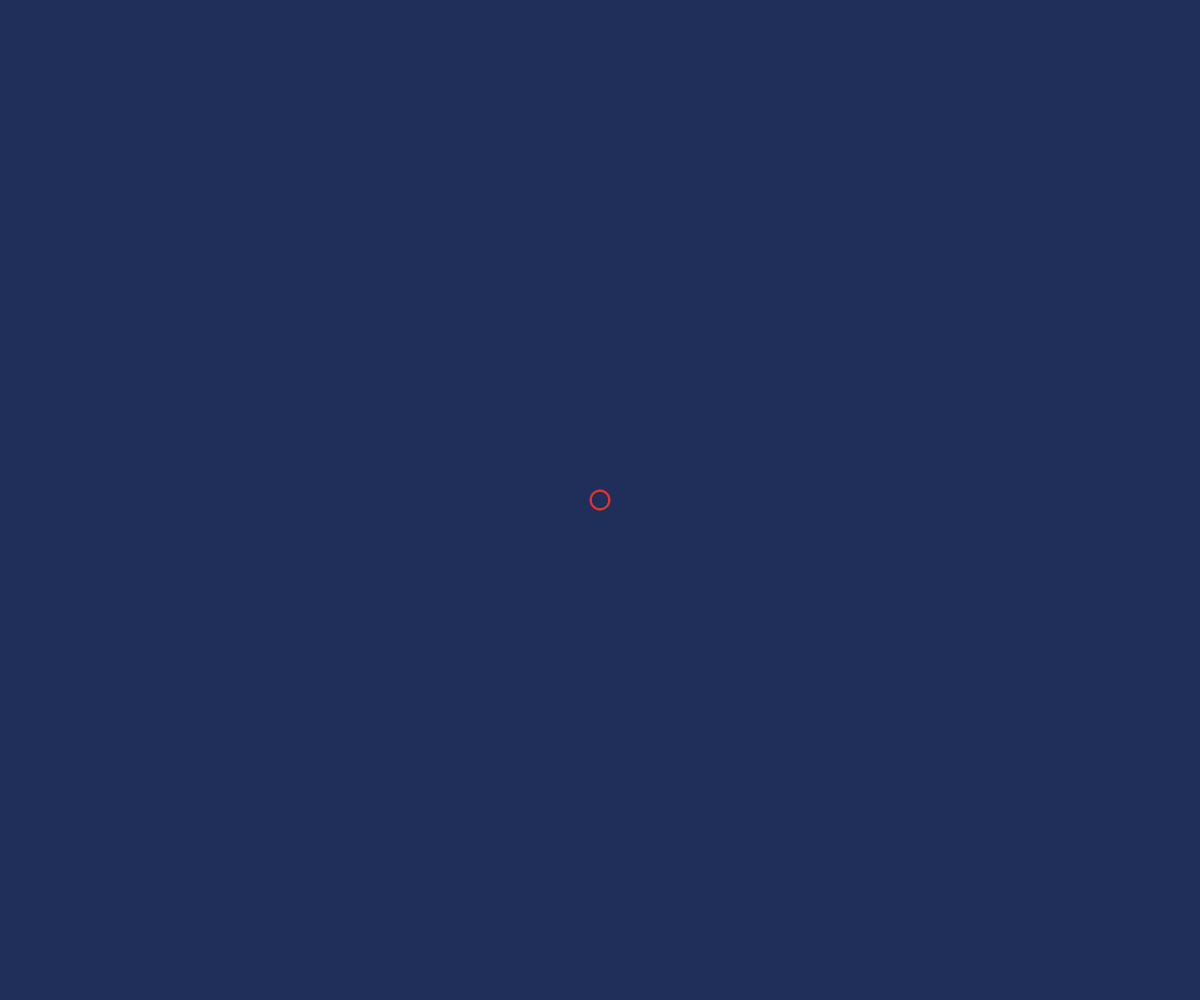
Frame 1 (no input)
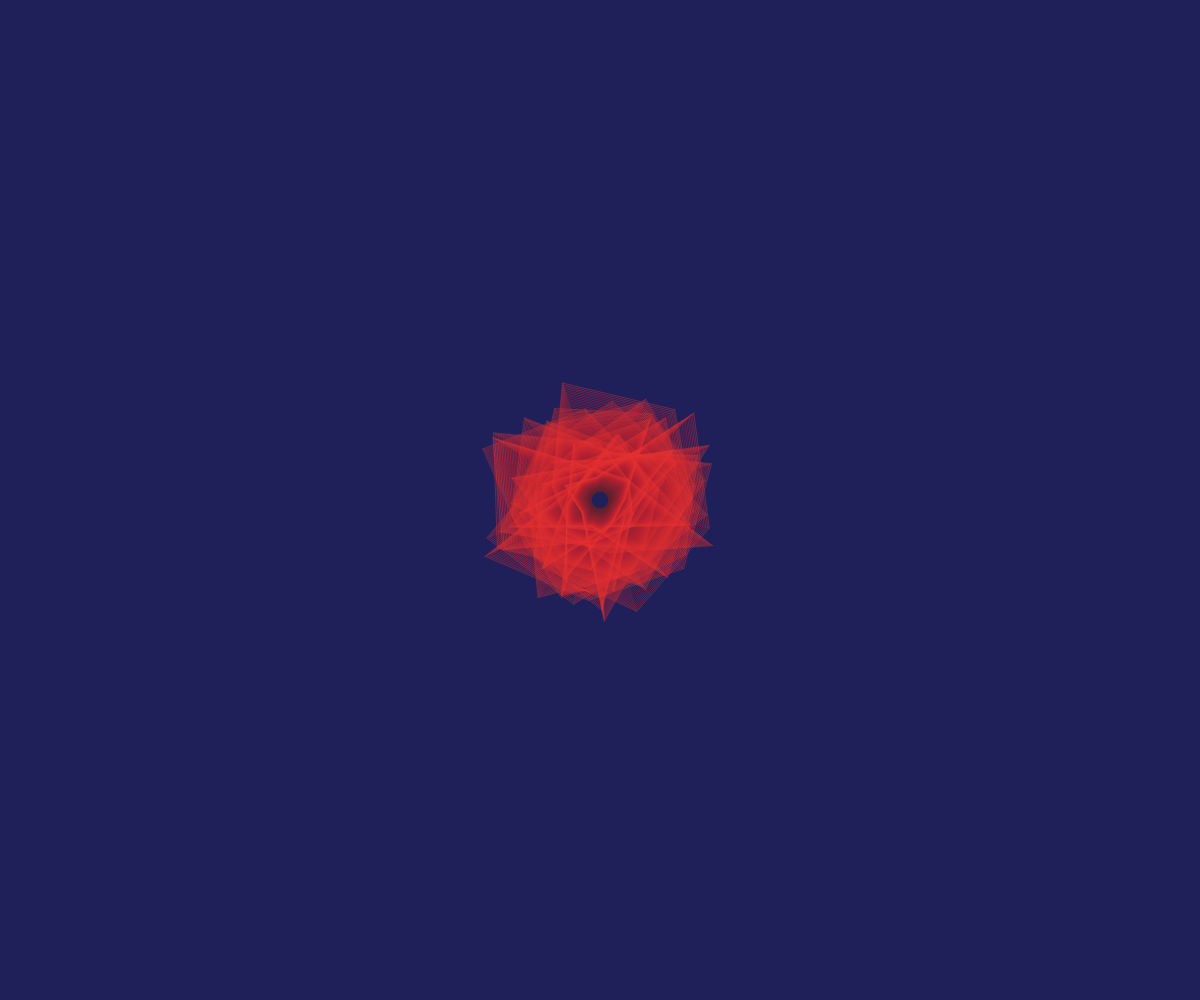
Frame 60 (no input)
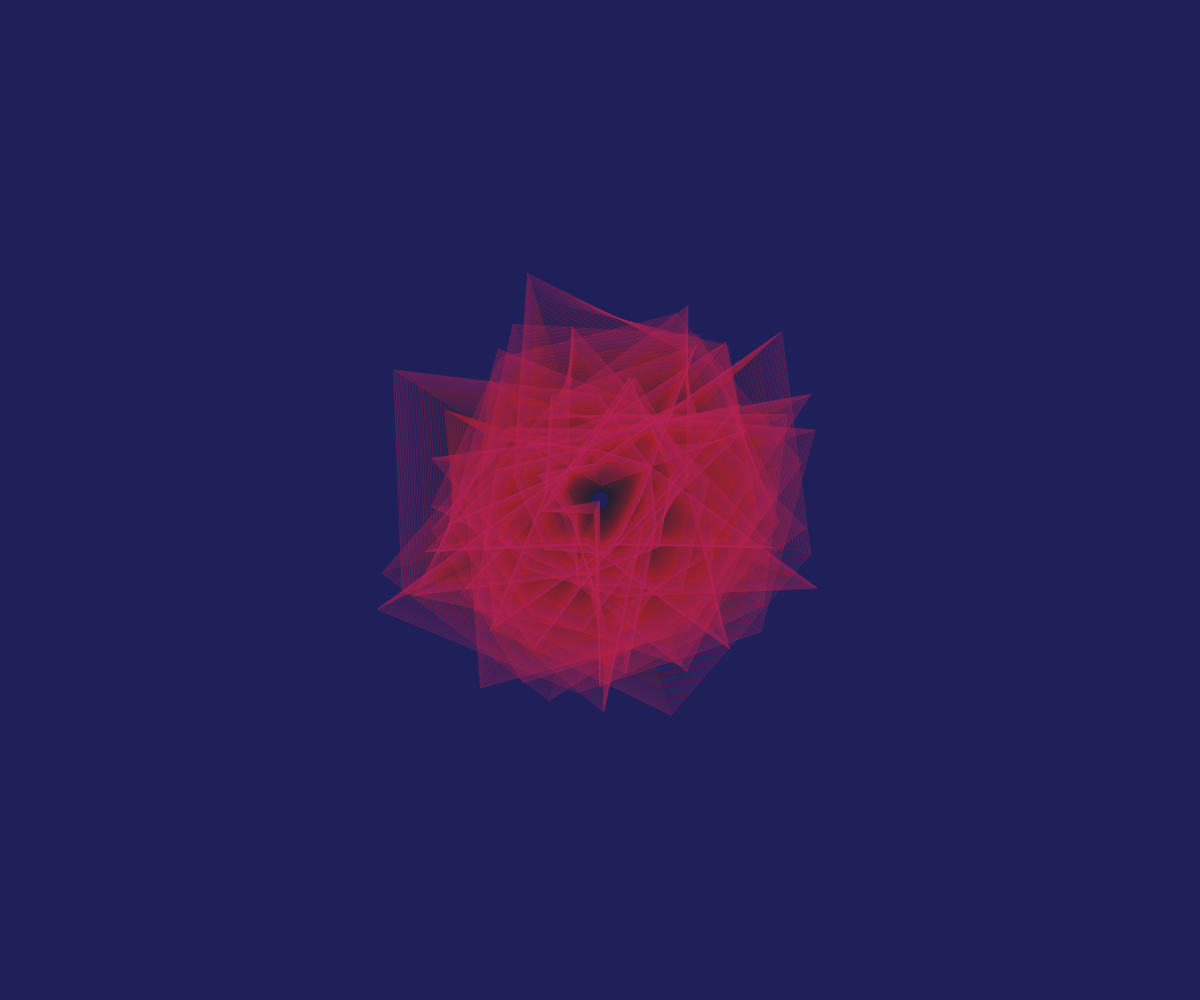
Frame 120 (the mouse pressed at the canvas centre since frame 60)

The p5.js sketch that drew these frames (run headless with seeded random() and noise() and a simulated clock; from frame 60 on, the mouse is pressed at the canvas centre):

// p5.js sketch
// ── sketch.js
var posX;
var posY;
let p=[];
var num=120;
var radio=10;
let c=[4];
function setup() {
  createCanvas(windowWidth, windowHeight);
  posX=width/2;
	posY=height/2;
  for(var i=0;i<num;i+=1){
   	 p[i]=new shape(posX,posY,10,i,random(0.2,2),random(100,600));
  }
  c[0]=color(231,51,50);
  c[1]=color(186,37,56);
  c[2]=color(31,48,90);
  c[3]=color(241,61,57);
  background(31,48,90);
}

function draw() {
  background(31,48,90,4);

  for(var i=0;i<num;i+=1){
   	 p[i].display();
     p[i].update();
  }
  strokeWeight(0.4);
  for(var i=0;i<num-1;i+=1){
   	line(p[i].sPosX,p[i].sPosY,p[i+1].sPosX,p[i+1].sPosY);
  }
  line(p[0].sPosX,p[0].sPosY,p[num-1].sPosX,p[num-1].sPosY);
}
class shape{
  constructor(_posX,_posY,_radio,_angle,speed,_amplitud){
    this.posX=_posX;
    this.posY=_posY;
    this.radio=_radio;
    this.angle=_angle;
    this.direction=1;
    this.speed=speed;
    this.sPosX=0;
    this.sPosY=0;
    this.amplitud=_amplitud;
    this.c=['#E73332','#BA2538','#F13D39','#F14039','#F11C39','#BA2551','#BA2500'];
  	this.cPick=0;
  }
  display(){
  	this.sPosX=(sin(this.angle)*this.radio)+this.posX;
    this.sPosY=(cos(this.angle)*this.radio)+this.posY;
    //fill(color(this.c[this.cPick]));
    stroke(color(this.c[this.cPick]));
    //noFill();
   	//ellipse((sin(this.angle)*this.radio)+this.posX,(cos(this.angle)*this.radio)+this.posY,20,20);
    strokeWeight(0.1);
    //line((sin(this.angle)*this.amplitud)+this.posX,(cos(this.angle)*this.amplitud)+this.posY,(sin(this.angle)*10)+this.posX,(cos(this.angle)*10)+this.posY);
  }
  update(){
    this.radio=this.radio+(this.speed*this.direction);
    if(this.radio>this.amplitud){
      this.direction*=-1;
    }
    if(this.radio<1){
      this.cPick=int(random(0,6));
      this.radio=1;
      this.amplitud=random(100,400);
      this.speed=random(0.2,1);
      this.direction*=-1;
    }
  }
}
